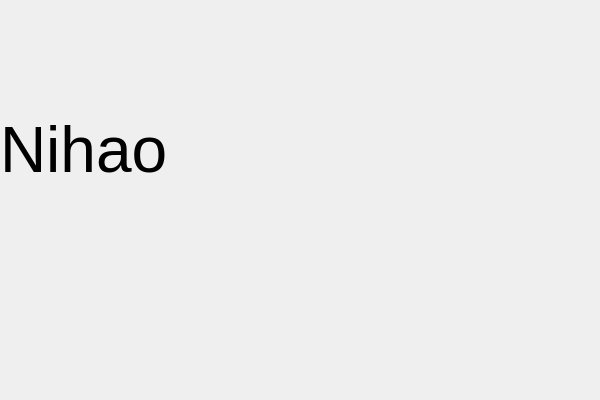
<?xml version="1.0" encoding="UTF-8"?>
<ui version="4.0">
 <class>SdlRgbQtClass</class>
 <widget class="QWidget" name="SdlRgbQtClass">
  <property name="geometry">
   <rect>
    <x>0</x>
    <y>0</y>
    <width>600</width>
    <height>400</height>
   </rect>
  </property>
  <property name="windowTitle">
   <string>SdlRgbQt</string>
  </property>
  <widget class="QLabel" name="label">
   <property name="geometry">
    <rect>
     <x>0</x>
     <y>0</y>
     <width>400</width>
     <height>300</height>
    </rect>
   </property>
   <property name="font">
    <font>
     <pointsize>48</pointsize>
    </font>
   </property>
   <property name="text">
    <string>Nihao</string>
   </property>
  </widget>
 </widget>
 <layoutdefault spacing="6" margin="11"/>
 <resources>
  <include location="sdlrgbqt.qrc"/>
 </resources>
 <connections/>
</ui>
